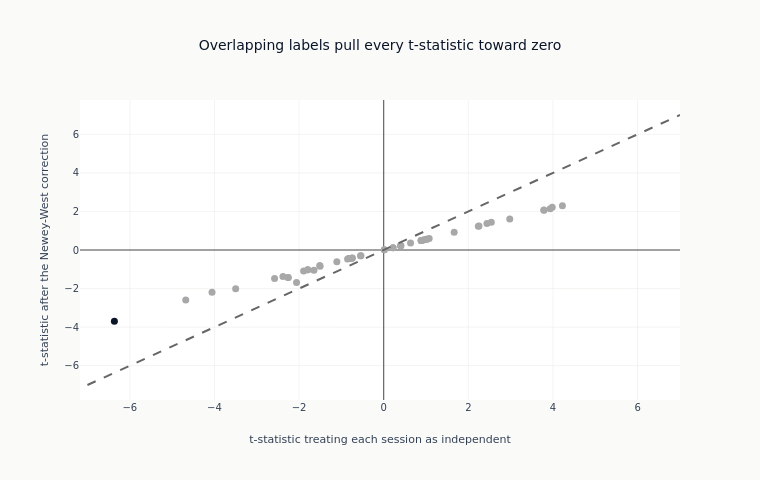

Write notebook code for a chart like this one.
### Markdown cell above
### What the overlap correction costs

One point per feature: its t-statistic before the correction against its t-statistic
after. The dashed line is where the two agree. A point below it in the upper half, or
above it in the lower half, is a feature whose evidence was overstated by treating
overlapping observations as independent.

### Code cell
fig = go.Figure(
    go.Scatter(
        x=eval_summary["naive_t"].to_list(),
        y=eval_summary["hac_t"].to_list(),
        mode="markers",
        marker=dict(
            color=[SURVIVES if s else DOES_NOT for s in eval_summary["fdr_sig"].to_list()],
            size=7,
        ),
        text=eval_summary["feature"].to_list(),
        showlegend=False,
    )
)
max_t = (
    max(
        eval_summary["naive_t"].cast(pl.Float64, strict=False).abs().max() or 1.0,
        eval_summary["hac_t"].cast(pl.Float64, strict=False).abs().max() or 1.0,
    )
    * 1.1
)
fig.add_trace(
    go.Scatter(
        x=[-max_t, max_t],
        y=[-max_t, max_t],
        mode="lines",
        line=dict(dash="dash", color=GRAY_FILLS["border"]),
        showlegend=False,
    )
)
fig.update_layout(
    template="ml4t",
    height=480,
    width=760,
    title_text="Overlapping labels pull every t-statistic toward zero",
    xaxis_title="t-statistic treating each session as independent",
    yaxis_title="t-statistic after the Newey-West correction",
)
show_plotly_with_alt(
    fig,
    "Scatter plot of each feature's t-statistic after the Newey-West correction against the "
    "same t-statistic computed as if sessions were independent, with a dashed 45-degree "
    "reference line. Every point sits between that line and the horizontal axis rather than on "
    "it, so each corrected value is smaller in magnitude than the uncorrected one, and the gap "
    "widens with distance from the origin. Points are shaded by whether the feature clears "
    "false-discovery control, and almost all of them are in the colour that does not.",
)

### Figure 1 — Plotly figure (JSON) as saved in the notebook; plotly's stock layout.template omitted (floating-point values rounded to 4 significant figures)
{"data": [{"marker": {"color": ["#a8a8a8", "#a8a8a8", "#0a1628", "#a8a8a8", "#a8a8a8", "#a8a8a8", "#a8a8a8", "#a8a8a8", "#a8a8a8", "#a8a8a8", "#a8a8a8", "#a8a8a8", "#a8a8a8", "#a8a8a8", "#a8a8a8", "#a8a8a8", "#a8a8a8", "#a8a8a8", "#a8a8a8", "#a8a8a8", "#a8a8a8", "#a8a8a8", "#a8a8a8", "#a8a8a8", "#a8a8a8", "#a8a8a8", "#a8a8a8", "#a8a8a8", "#a8a8a8", "#a8a8a8", "#a8a8a8", "#a8a8a8", "#a8a8a8", "#a8a8a8", "#a8a8a8", "#a8a8a8", "#a8a8a8", "#a8a8a8", "#a8a8a8", "#a8a8a8", "#a8a8a8", "#a8a8a8", "#a8a8a8", "#a8a8a8", "#a8a8a8", "#a8a8a8", "#a8a8a8", "#a8a8a8", "#a8a8a8", "#a8a8a8", "#a8a8a8"], "size": 7}, "mode": "markers", "showlegend": false, "text": ["mom_accel_long", "vol_63d", "carry_momentum_5d", "vol_126d", "vol_yz_21d", "vol_21d", "dist_from_6m_low", "fft_energy_63d", "vol_ratio_medium", "carry_momentum_21d", "skip_month_mom", "ret_252d", "sharpe_252d", "curvature_rank", "curve_curvature_norm", "carry_zscore_63d", "fft_spectral_entropy", "arima_carry_forecast", "ret_5d", "sharpe_composite", "carry_pct", "carry_rank", "dist_from_52w_high", "arima_carry_residual", "carry_mom_interaction", "vr_63d", "ma_ratio_50", "momentum_composite", "sharpe_126d", "sharpe_rank_126d", "vol_ratio_short", "mom_accel_medium", "ma_ratio_200", "mom_rank_21d", "ret_21d", "mom_rank_63d", "ret_63d", "carry_21d", "rsi_14", "rsi_rank", "sharpe_21d", "carry_zscore_126d", "carry_mom_composite", "mom_accel_short", "fft_energy_126d", "ma_ratio_21", "fft_spectral_energy", "mom_rank_126d", "ret_126d", "sharpe_63d", "sharpe_rank_63d"], "type": "scatter", "x": [-4.679, 4.224, -6.366, 3.935, 3.786, 3.786, 3.982, -4.058, 2.979, -3.499, 2.44, 2.542, 2.252, -2.258, -2.258, -2.58, 2.236, -2.382, -1.648, 1.665, -1.795, -1.795, -1.506, -2.06, -1.893, -1.511, 1.074, 0.968, 1.017, 1.017, -1.108, -0.8542, 0.8874, 0.8843, 0.8843, -0.8192, -0.8192, 0.9249, -0.7565, -0.7565, 0.634, -0.7393, -0.5383, 0.4066, -0.5484, 0.4018, 0.3976, 0.2208, 0.2208, 0.01439, 0.01439], "y": [-2.588, 2.291, -3.697, 2.143, 2.064, 2.069, 2.213, -2.187, 1.607, -2.009, 1.372, 1.442, 1.241, -1.428, -1.428, -1.476, 1.233, -1.373, -1.047, 0.9231, -1.024, -1.024, -0.8406, -1.685, -1.095, -0.8075, 0.5944, 0.5392, 0.5591, 0.5591, -0.6141, -0.4677, 0.4901, 0.4972, 0.4972, -0.4471, -0.4471, 0.5115, -0.4279, -0.4279, 0.3582, -0.4157, -0.3033, 0.2194, -0.2937, 0.2303, 0.2151, 0.1212, 0.1212, 0.007791, 0.007791]}, {"line": {"color": "#666666", "dash": "dash"}, "mode": "lines", "showlegend": false, "type": "scatter", "x": [-7.002, 7.002], "y": [-7.002, 7.002]}], "layout": {"height": 480, "title": {"text": "Overlapping labels pull every t-statistic toward zero"}, "width": 760, "xaxis": {"title": {"text": "t-statistic treating each session as independent"}}, "yaxis": {"title": {"text": "t-statistic after the Newey-West correction"}}}}
